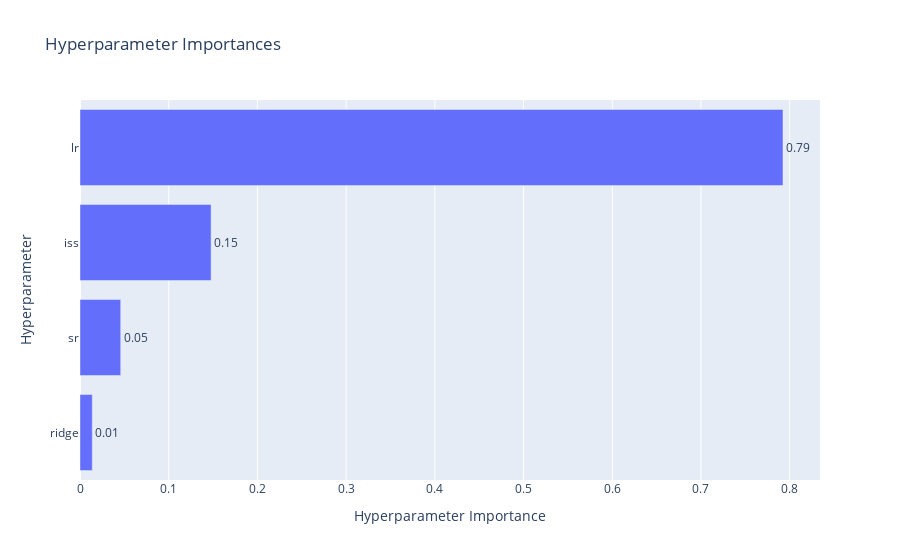

The code cell stored with this chart in its notebook:
### Code cell
# パラメトリックプロット
optuna.visualization.plot_param_importances(study)

### Figure 1 — Plotly figure (JSON) as saved in the notebook; plotly's stock layout.template omitted (floating-point values rounded to 4 significant figures)
{"data": [{"cliponaxis": false, "hovertemplate": ["ridge (FloatDistribution): 0.0138398019260694<extra></extra>", "sr (FloatDistribution): 0.04587888810470281<extra></extra>", "iss (FloatDistribution): 0.1477975303534746<extra></extra>", "lr (FloatDistribution): 0.792483779615753<extra></extra>"], "name": "Objective Value", "orientation": "h", "text": ["0.01", "0.05", "0.15", "0.79"], "textposition": "outside", "type": "bar", "x": [0.01384, 0.04588, 0.1478, 0.7925], "y": ["ridge", "sr", "iss", "lr"]}], "layout": {"title": {"text": "Hyperparameter Importances"}, "xaxis": {"title": {"text": "Hyperparameter Importance"}}, "yaxis": {"title": {"text": "Hyperparameter"}}}}
